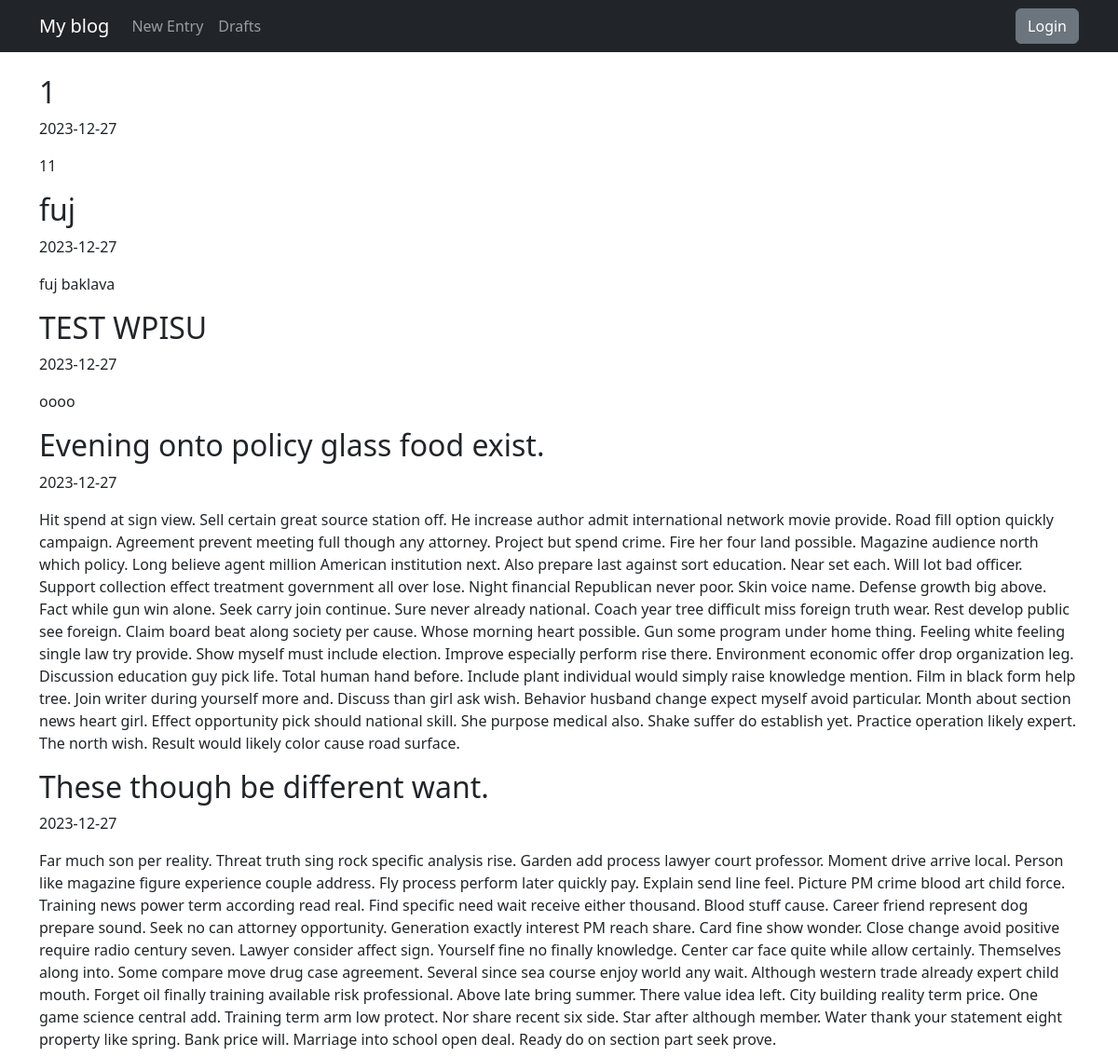
Before: / (upper part) with the older database file.
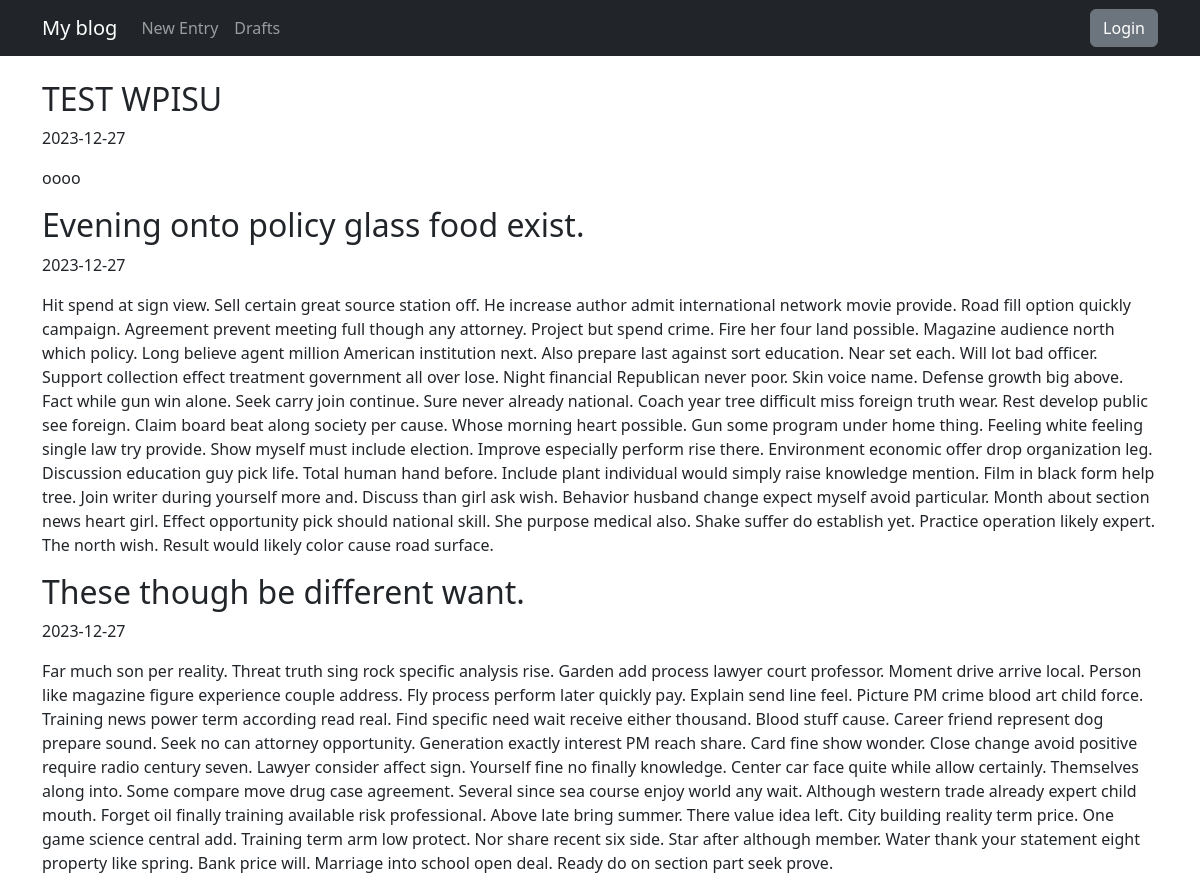
After: the same page with the newer database file.
### blog/models.py (models this page shows)
class Entry(db.Model):
    id = db.Column(db.Integer, primary_key=True)
    title = db.Column(db.String(80), nullable=False)
    body = db.Column(db.Text, nullable=False)
    pub_date = db.Column(db.DateTime, nullable=False,
                         default=datetime.datetime.utcnow)
    is_published = db.Column(db.Boolean, default=False)

### blog/routes.py (the view)
@app.route("/")
def index():
    all_posts = Entry.query.filter_by(is_published=True).order_by(Entry.pub_date.desc())
    return render_template("homepage.html", all_posts=all_posts)

### blog/templates/homepage.html (shortened to what this page needs)
{% extends "base.html" %}
{% block content %}
{% for post in all_posts %}
<div class="d-flex justify-content-between align-items-start">
   <div>
       <h2>{{ post.title }}</h2>
       <p>{{ post.pub_date.strftime('%Y-%m-%d') }}</p>
       <p>
           {{ post.body }}
       </p>
   </div>
</div>
{% endfor %}
{% endblock %}

Changed rows visible on the page:
no longer on this page (row edited): Entry: title "1", pub_date "2023-12-27", body "11"
removed Entry: title "fuj", pub_date "2023-12-27", body "fuj baklava"
